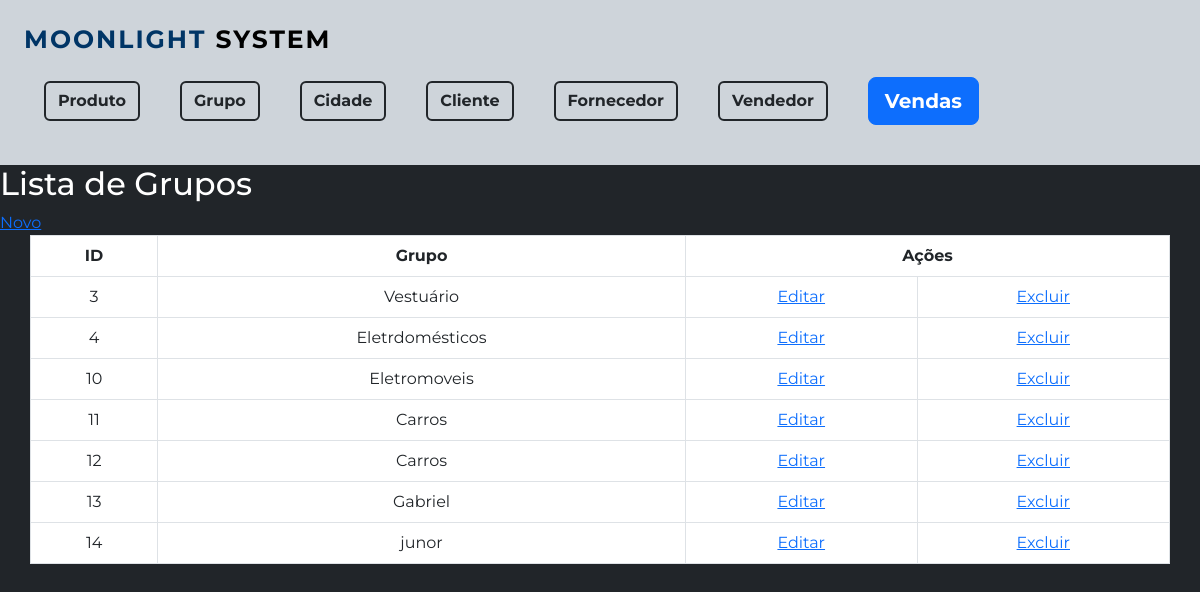
/Grupo/formListaGrupo.php, run on an earlier commit of the app's database.
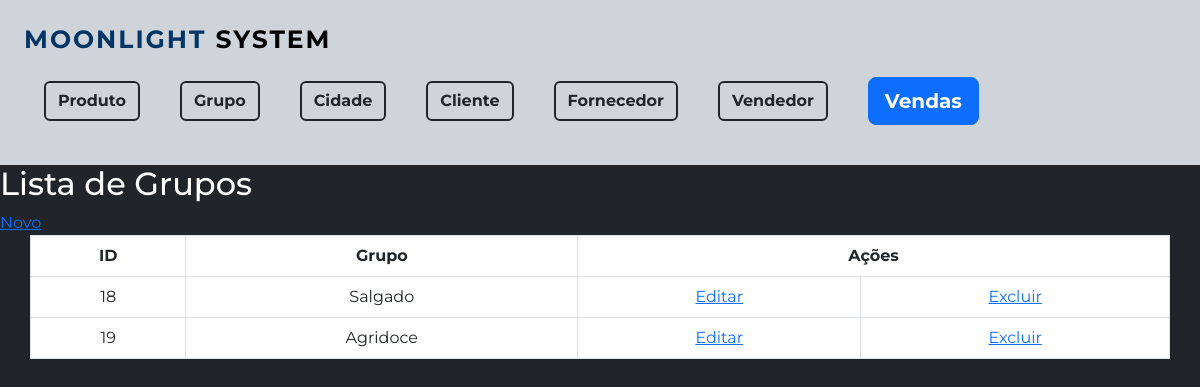
And on a later commit of the database.
### tables this page shows
CREATE TABLE `tb_grupo` (
  `id_grupo` int(11) NOT NULL,
  `nm_grupo` varchar(55) DEFAULT NULL
);

### Grupo/formListaGrupo.php (the view, shortened to what this page needs)
<?php
 include '../formMenu.php';
 include '../conexao/conecta.php';
  $sql = "SELECT id_grupo, nm_grupo FROM tb_grupo ";
  $resultado=mysqli_query($conexao, $sql);
?>
<h2> Lista de Grupos</h2>
<a href="formGrupo.php">Novo</a>
<table class="table table-bordered bg-white container text-center">
	<tr>
		<th>ID </th>
		<th>Grupo </th>
		<th colspan="2">Ações</th>
	</tr>
	<?php
         while ( $item=mysqli_fetch_array($resultado)) {
         	echo "<tr>";
         	echo "<td> $item[id_grupo] </td>";
         	echo "<td> $item[nm_grupo] </td>";
         	echo "<td><a href='formGrupo.php?id=$item[id_grupo]'>Editar</a></td>";
         	echo "<td><a href='formExcluirGrupo.php?id=$item[id_grupo]'>Excluir</a></td>";
         }
?>
</table>

What changed in the data, as far as the page shows it:
removed tb_grupo: id_grupo "3", nm_grupo "Vestuário"
removed tb_grupo: id_grupo "4", nm_grupo "Eletrdomésticos"
removed tb_grupo: id_grupo "10", nm_grupo "Eletromoveis"
removed tb_grupo: id_grupo "11", nm_grupo "Carros"
removed tb_grupo: id_grupo "12", nm_grupo "Carros"
removed tb_grupo: id_grupo "13", nm_grupo "Gabriel"
removed tb_grupo: id_grupo "14", nm_grupo "junor"
added tb_grupo: id_grupo "18", nm_grupo "Salgado"
added tb_grupo: id_grupo "19", nm_grupo "Agridoce"
